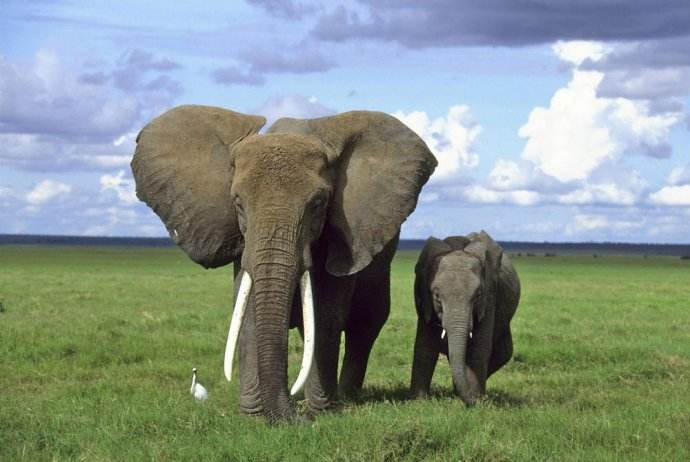
#> input picture images/test3.jpeg, 690 x 462 px
$ python intelligent_scissor.py
#> lines starting #> are read from the running program, lines starting #| are printed output that depends on the picture
#> further down, img is the input picture: shape (462, 690, 3); mean B, G, R 136.7, 146.1, 133.3
#!/usr/bin/env python
# coding=utf-8
'''
Author:Tai Lei
Date:Do 15 Feb 2018 09:30:40 CST
Info:
'''

import numpy as np
import queue
from heapq import *
from collections import deque
import time

class IntelligentScissor():

    def __init__(self, img):

        '''
        @img: numpy array
        @seed: [row,column]
        '''
        self.height = img.shape[0]
#> self.height = 462
        self.width = img.shape[1]
#> self.width = 690
        self.img = img.reshape(self.height, self.width, -1).astype(np.float32)
        self.dim = self.img.shape[2]
#> self.dim = 3
        self.pad_img = np.lib.pad(self.img,
                ((1,1),(1,1),(0,0)), 'constant', constant_values=0)

        self.link_cost = np.zeros((self.height, self.width, 8),
                dtype=np.float32)
        self.cost_graph=np.zeros((self.height*3, self.width*3, self.dim),
                dtype=np.float32)
        self.node_dict = {}
        self.mask = np.zeros((self.height, self.width),dtype=np.int32)

        self.INITIAL =0
        self.ACTIVE  =1
        self.EXPAND  =2
        self.BORDER  =3
        self.link_calculation()
        self.generate_all_node_dict()

    def coordinate2key(self, pose):
        return self.width*pose[0]+pose[1]

    def key2coordinate(self, key):
        return (key//self.width, key%self.width)

    # [12 lines left out: function get_path, not called in this run]

    def link_calculation(self):

        up_down = self.pad_img[:-2,:,:] - self.pad_img[2:,:,:]
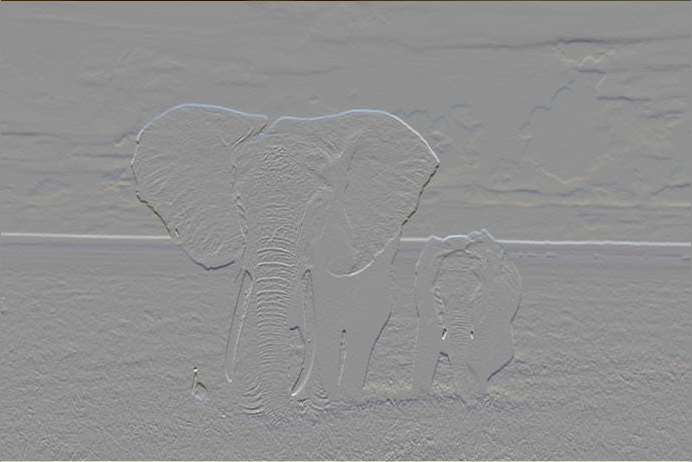
#> up_down: shape (462, 692, 3) float32; mean B, G, R 0.3, 0.1, 0.1; drawn with min black and max white
        link_cost_0 = np.abs(up_down[:,1:-1,:] + up_down[:,2:,:])/4
        self.link_cost[:,:,0] = np.sqrt(np.sum(link_cost_0**2, axis=2)/self.dim)

        left_right = self.pad_img[:,:-2,:] - self.pad_img[:,2:,:]
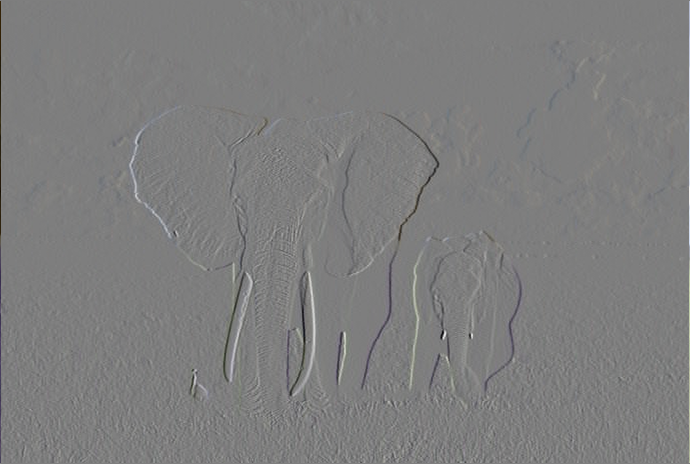
#> left_right: shape (464, 690, 3) float32; mean B, G, R 0, 0, 0; drawn with min black and max white
        link_cost_6 = np.abs(left_right[1:-1,:,:] + left_right[2:,:,:])/4
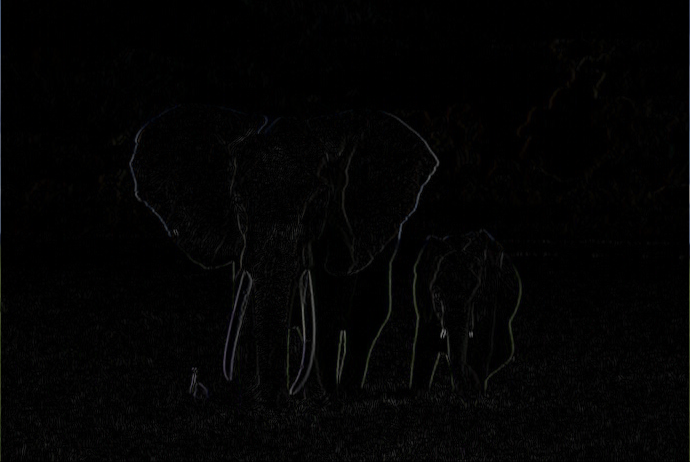
#> link_cost_6: shape (462, 690, 3) float32; mean B, G, R 3.6, 3.6, 3.6
        self.link_cost[:,:,6] = np.sqrt(np.sum(link_cost_6**2, axis=2)/self.dim)

        link_cost_1 = np.abs(self.pad_img[:-2,1:-1,:]-self.pad_img[1:-1,2:,:])/np.sqrt(2)
        self.link_cost[:,:,1] = np.sqrt(np.sum(link_cost_1**2, axis=2)/self.dim)

        link_cost_7 = np.abs(self.pad_img[1:-1,2:,:]-self.pad_img[2:,1:-1,:])/np.sqrt(2)
        self.link_cost[:,:,7] = np.sqrt(np.sum(link_cost_7**2, axis=2)/self.dim)

        self.link_cost[ :,   1:,  4] = self.link_cost[ :,   :-1,  0]
        self.link_cost[1:,    :,  2] = self.link_cost[ :-1, :,    6]
        self.link_cost[1:,   1:,  3] = self.link_cost[ :-1, :-1,  7]
        self.link_cost[ :-1, 1:,  5] = self.link_cost[1:,   :-1,  1]

        link_length = np.array([1,np.sqrt(2),1,np.sqrt(2),1,np.sqrt(2),1,np.sqrt(2)])
        self.link_cost = ((np.max(self.link_cost)-self.link_cost)*link_length)/2
        self.cost_graph[1::3,2::3,:]=self.link_cost[:,:,:1]\
                +np.zeros(self.dim)
        self.cost_graph[ ::3,2::3,:]=self.link_cost[:,:,1:2]\
                +np.zeros(self.dim)
        self.cost_graph[ ::3,1::3,:]=self.link_cost[:,:,2:3]\
                +np.zeros(self.dim)
        self.cost_graph[ ::3, ::3,:]=self.link_cost[:,:,3:4]\
                +np.zeros(self.dim)
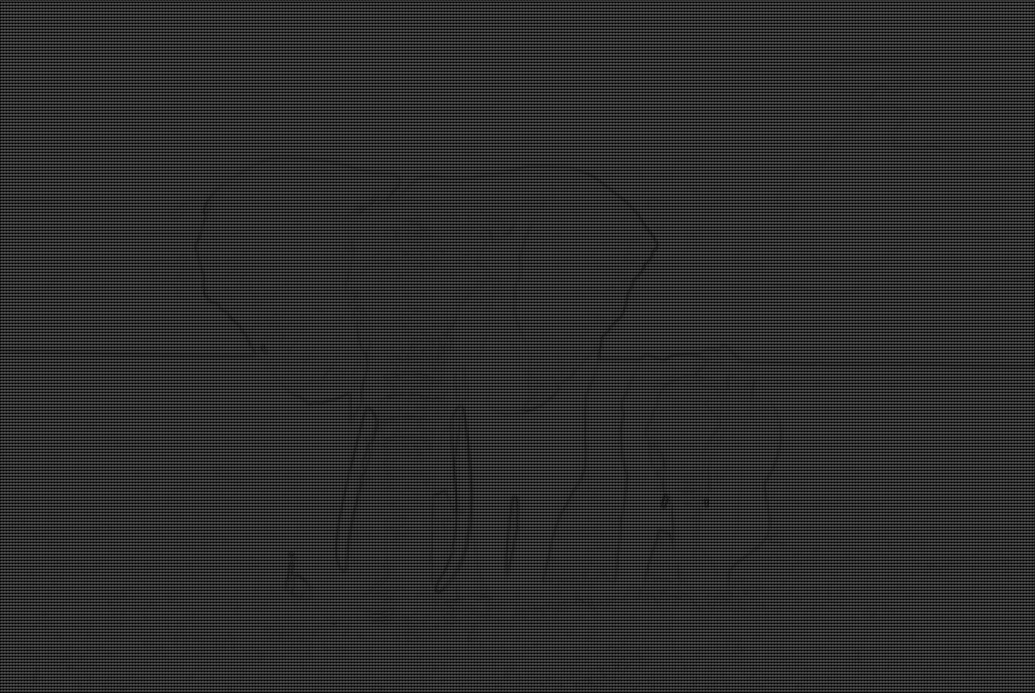
#> self.cost_graph: shape (1386, 2070, 3) float32 (shown at 1/2 size); min 0, max 123.9, mean 45.8
        self.cost_graph[1::3, ::3,:]=self.link_cost[:,:,4:5]\
                +np.zeros(self.dim)
        self.cost_graph[2::3, ::3,:]=self.link_cost[:,:,5:6]\
                +np.zeros(self.dim)
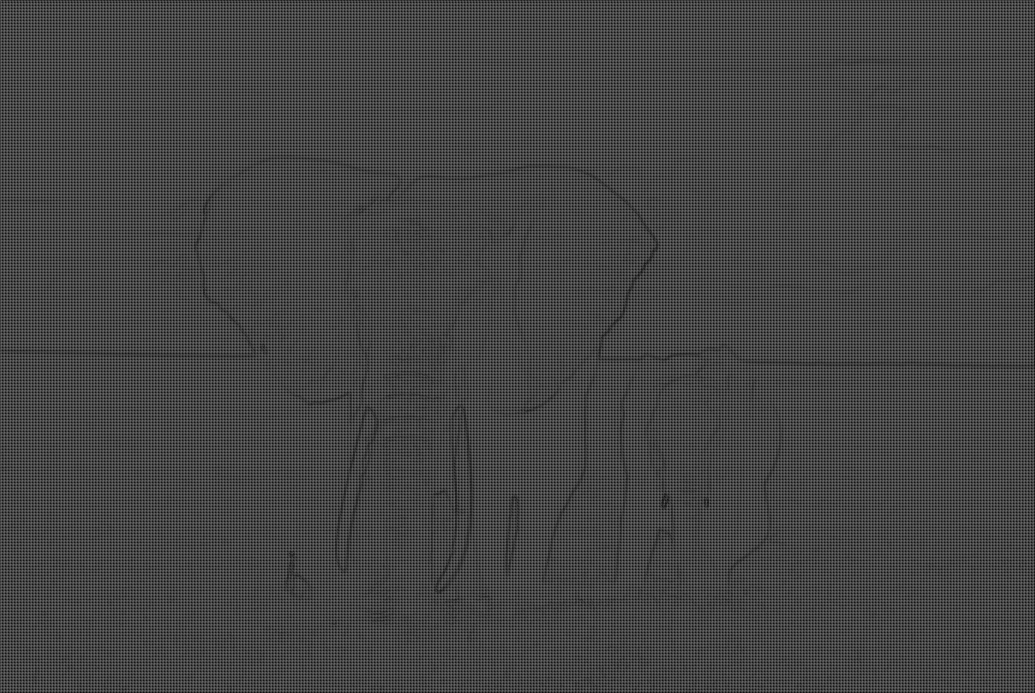
#> self.cost_graph: shape (1386, 2070, 3) float32 (shown at 1/2 size); min 0, max 123.9, mean 68.8
        self.cost_graph[2::3,1::3,:]=self.link_cost[:,:,6:7]\
                +np.zeros(self.dim)
        self.cost_graph[2::3,2::3,:]=self.link_cost[:,:,7:8]\
                +np.zeros(self.dim)
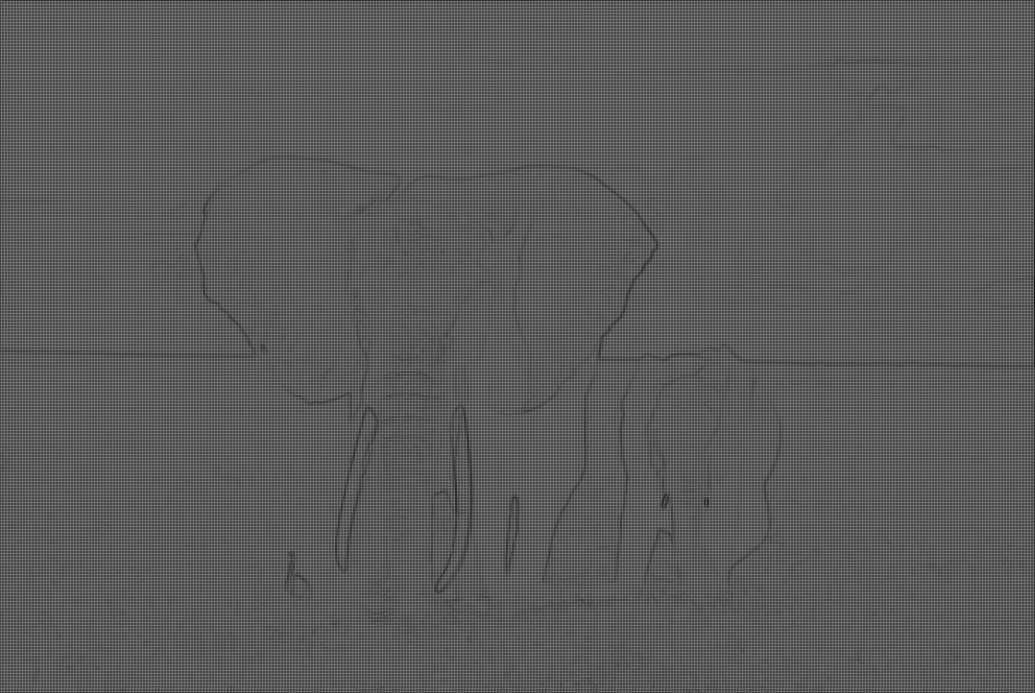
#> self.cost_graph: shape (1386, 2070, 3) float32 (shown at 1/2 size); min 0, max 123.9, mean 91.7
        self.cost_graph[1::3,1::3,:]=self.img
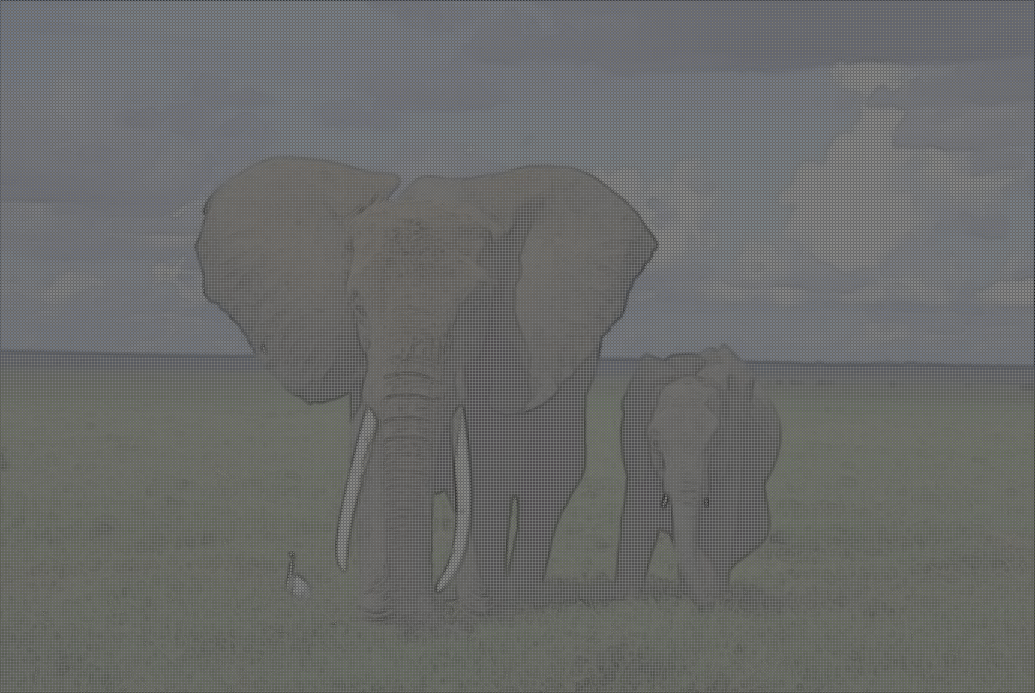
#> self.cost_graph: shape (1386, 2070, 3) float32 (shown at 1/2 size); mean of channels 0, 1, 2 107.2, 108.3, 106.8; drawn as B, G, R
        return self.cost_graph

    # [48 lines left out: functions cost_map_generation, get_neighbor_nodes, not called in this run]

    def get_neighbor_node_keys(self, pose, link_cost):
        row = pose[0]
        column = pose[1]
        return [[self.coordinate2key((row  ,  column+1)), link_cost[0]],
                [self.coordinate2key((row-1,  column+1)), link_cost[1]],
                [self.coordinate2key((row-1,  column  )), link_cost[2]],
                [self.coordinate2key((row-1,  column-1)), link_cost[3]],
                [self.coordinate2key((row  ,  column-1)), link_cost[4]],
                [self.coordinate2key((row+1,  column-1)), link_cost[5]],
                [self.coordinate2key((row+1,  column  )), link_cost[6]],
                [self.coordinate2key((row+1,  column+1)), link_cost[7]]]

    def generate_all_node_dict(self):
        for i in range(1,self.height-1):
            for j in range(1,self.width-1):
                self.node_dict[self.coordinate2key((i,j))]=\
                        PQ_Node(None, self.INITIAL, self.get_neighbor_node_keys((i,j), self.link_cost[i][j]), 0)
        self.margin_node_update()

    def update_seed(self, seed):
        self.seed = (seed[1], seed[0])

    # [67 lines left out: functions update_seed_node, update_node_dict, margin_node_update, update_path_dict, generate_mask, not called in this run]

class PQ_Node():
    def __init__(self, prev_node, state, neighbours, cost):
        self.prev_node = prev_node
        self.state = state
        self.neighbours = neighbours
        self.cost = cost

if __name__=="__main__":
    import cv2
    #img = cv2.imread("../images/test2.jpg", cv2.IMREAD_GRAYSCALE)
    img = cv2.imread("../images/test3.jpeg")
    #img = cv2.resize(img, (15,15))
    seed = (240,199)
#> (the run stopped early here; a loop or call above may not have finished)
